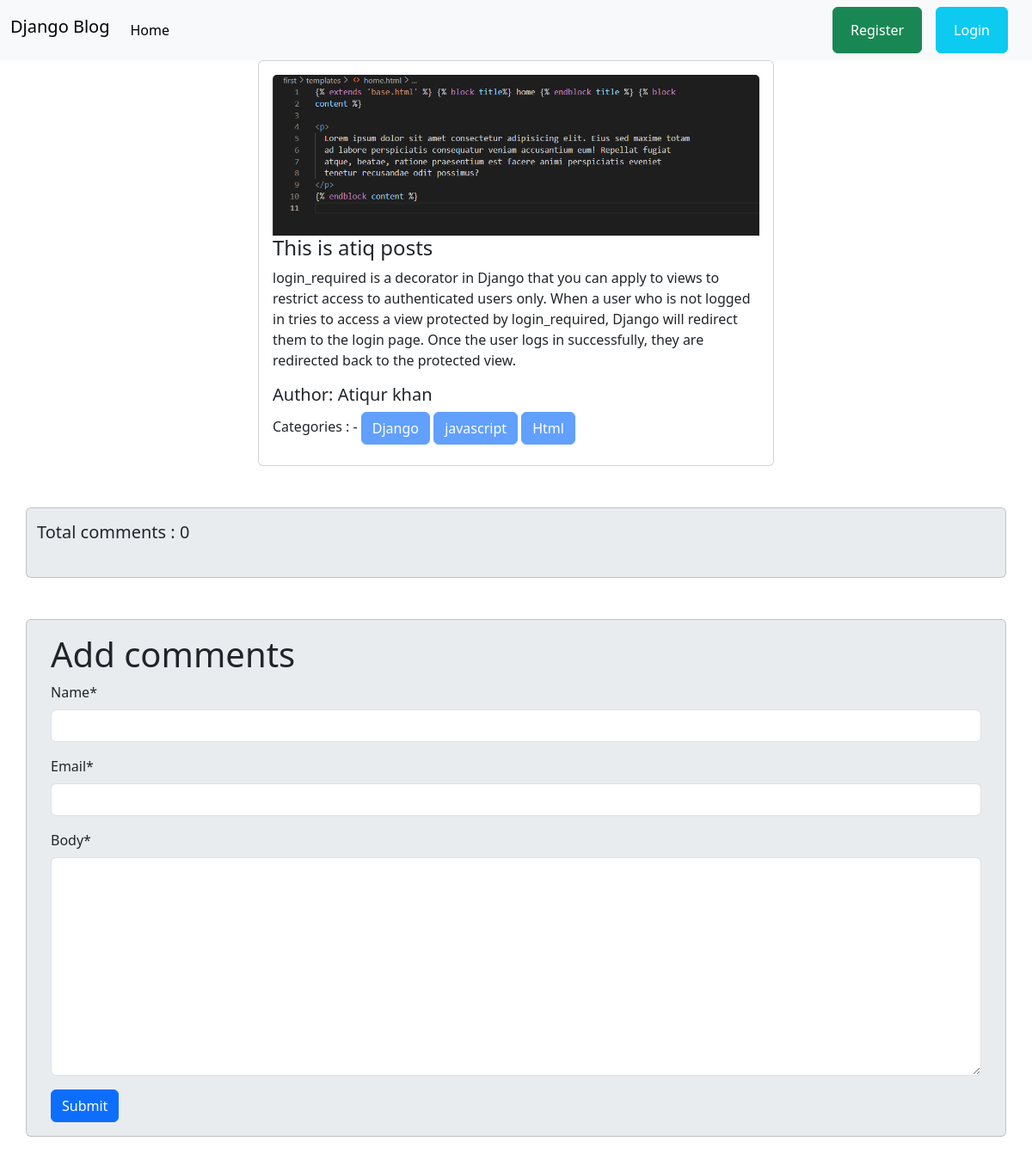
The app's page /post/details/3/ with its own data.
### posts/models.py (models this page shows, shortened)
class Post(models.Model):
    title = models.CharField(max_length=50)
    content = models.TextField()
    category = models.ManyToManyField(Category)
    author = models.ForeignKey(User, on_delete=models.CASCADE)
    image = models.ImageField(upload_to='posts/media/uploads/', blank=True, null=True)

### categories/models.py (models this page shows, shortened)
class Category(models.Model):
    name = models.CharField(max_length=100)
    slug = models.SlugField(max_length=100, unique=True, null=True, blank=True)

### posts/views.py (the view, shortened to what this page needs)
# urls.py: path('details/<int:pk>/', views.post_details_view.as_view(), name='details_post'),
class post_details_view(DetailView):
    model  = models.Post
    template_name = 'post_details.html'
    def get_context_data(self, **kwargs: Any):
        context = super().get_context_data(**kwargs)
        post = self.object # post model ar object ekhan a store korlam
        comments = post.comments.all()
        comment_form = forms.CommentForm()
        context['comments'] = comments
        context['comment_form'] = comment_form
        return context

### posts/forms.py
class CommentForm(forms.ModelForm):
    class Meta:
        model = Comment
        fields = ['name', 'email', 'body']

### posts/templates/post_details.html (shortened to what this page needs)
{% extends "base.html" %}
{% load crispy_forms_tags %}
{% block content %}
<div style="width: 50%; margin: auto">
    <div class="col-sm-12 mb-6 mb-sm-4">
        <div class="card">
            <div class="card-body">
                <img src="{{post.image.url}}" class="card-img-top" alt="user image">
                <h4 class="card-title">{{post.title}}</h4>
                <p class="card-text">{{post.content}}</p>
                <h5 class="card-title">Author: {{post.author.first_name}} {{post.author.last_name}}</h5>
                <div class="mb-2">
                    Categories : -
                    {% for j in post.category.all %}
                    <button class="btn btn-primary" disabled>{{j.name}}</button>
                    {% endfor %}
                </div>
            </div>
        </div>
    </div>
</div>
<div class="card container mt-5 mb-5 pt-3 bg-body-secondary">
    <h5>Total comments : {{comments | length}}</h5>
    <div class="card-body">
    </div>
  </div>
<div class="card container mt-5 mb-5 bg-body-secondary">
    <div class="card-body">
      <h1>Add comments</h1>
      <form method="post">
          {{comment_form | crispy}}
          <button type="submit" class="btn btn-primary">Submit</button>
      </form>
    </div>
  </div>
{% endblock content %}

### records on screen
Post: image (picture), title "This is atiq posts", content "login_required is a decorator in Django that you can apply to views to restrict access to authenticated users only. When a user who is not logged in tries to access a view protected by login_required, Django will redirect them to the login page. Once the user logs in successfully, they are redirected back to the protected view.", author.first_name "Atiqur", author.last_name "khan"
Category: name "Django"
Category: name "javascript"
Category: name "Html"

### other values on screen
{{ comments | length }} "0"
